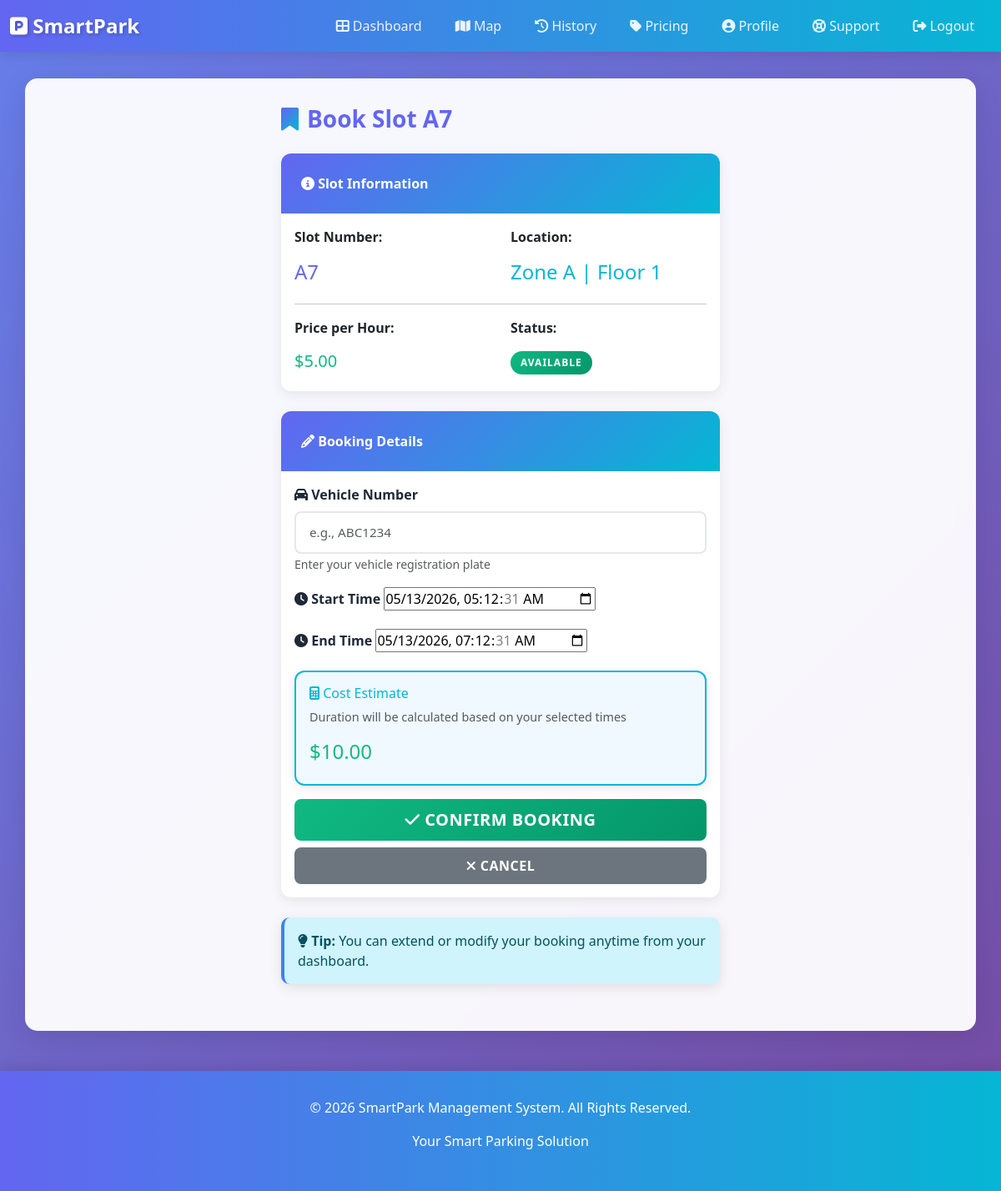
The page /book/7/ (signed in) on the database its author committed.
### parking_app/models.py (models this page shows, shortened)
class ParkingSlot(models.Model):
    ZONE_CHOICES = [
        ('A', 'Zone A'),
        ('B', 'Zone B'),
        ('C', 'Zone C'),
        ('D', 'Zone D'),
    ]
    slot_number = models.CharField(max_length=10, unique=True)
    zone = models.CharField(max_length=1, choices=ZONE_CHOICES, default='A')
    is_available = models.BooleanField(default=True)
    floor = models.IntegerField(default=1)
    price_per_hour = models.DecimalField(max_digits=5, decimal_places=2, default=5.00)
    created_at = models.DateTimeField(auto_now_add=True)
    class Meta:
        ordering = ['zone', 'floor', 'slot_number']

### parking_app/views.py (the view)
# urls.py: path('book/<int:slot_id>/', views.book_slot, name='book_slot'),
@login_required
def book_slot(request, slot_id):
    slot = get_object_or_404(ParkingSlot, id=slot_id)
    if not slot.is_available:
        messages.error(request, "Slot is not available.")
        return redirect('dashboard')
    if request.method == 'POST':
        form = BookingForm(request.POST)
        if form.is_valid():
            booking = form.save(commit=False)
            booking.user = request.user
            booking.slot = slot
            booking.status = 'active'
            hours = (booking.end_time - booking.start_time).total_seconds() / 3600
            booking.amount_paid = float(slot.price_per_hour) * max(1, hours)
            booking.save()
            slot.is_available = False
            slot.save()
            messages.success(request, f"Slot {slot.slot_number} booked successfully!")
            return redirect('booking_detail', booking_id=booking.id)
    else:
        form = BookingForm()
        form.fields['start_time'].initial = timezone.now()
        form.fields['end_time'].initial = timezone.now() + timedelta(hours=2)
    return render(request, 'booking.html', {'slot': slot, 'form': form})

### parking_app/views.py
class BookingForm(forms.ModelForm):
    class Meta:
        model = Booking
        fields = ['vehicle_number', 'start_time', 'end_time']
        widgets = {
            'start_time': forms.DateTimeInput(attrs={'type': 'datetime-local'}),
            'end_time': forms.DateTimeInput(attrs={'type': 'datetime-local'}),
        }

### templates/booking.html (shortened to what this page needs)
{% extends 'base.html' %}
{% block content %}
<div class="row justify-content-center">
    <div class="col-lg-6">
        <h2 class="section-title mb-4">
            <i class="fas fa-bookmark"></i> Book Slot {{ slot.slot_number }}
        </h2>
        <div class="card mb-4">
            <div class="card-header">
                <i class="fas fa-info-circle"></i> Slot Information
            </div>
            <div class="card-body">
                <div class="row">
                    <div class="col-md-6">
                        <p><strong>Slot Number:</strong></p>
                        <h4 style="color: #6366f1;">{{ slot.slot_number }}</h4>
                    </div>
                    <div class="col-md-6">
                        <p><strong>Location:</strong></p>
                        <h4 style="color: #06b6d4;">Zone {{ slot.zone }} | Floor {{ slot.floor }}</h4>
                    </div>
                </div>
                <hr>
                <div class="row">
                    <div class="col-md-6">
                        <p><strong>Price per Hour:</strong></p>
                        <h5 style="color: #10b981;">${{ slot.price_per_hour }}</h5>
                    </div>
                    <div class="col-md-6">
                        <p><strong>Status:</strong></p>
                        <span class="badge badge-success">AVAILABLE</span>
                    </div>
                </div>
            </div>
        </div>
        <div class="card">
            <div class="card-header">
                <i class="fas fa-pencil"></i> Booking Details
            </div>
            <div class="card-body">
                <form method="post">
                    <div class="mb-3">
                        <label for="vehicle_number" class="form-label">
                            <i class="fas fa-car"></i> Vehicle Number
                        </label>
                        <input type="text" class="form-control" id="vehicle_number" name="vehicle_number"
                               placeholder="e.g., ABC1234" required maxlength="20">
                        <small class="text-muted">Enter your vehicle registration plate</small>
                    </div>
                    <div class="mb-3">
                        <label for="start_time" class="form-label">
                            <i class="fas fa-clock"></i> Start Time
                        </label>
                        {{ form.start_time }}
                    </div>
                    <div class="mb-3">
                        <label for="end_time" class="form-label">
                            <i class="fas fa-clock"></i> End Time
                        </label>
                        {{ form.end_time }}
                    </div>
                    <div class="card mb-3" style="background: #f0f9ff; border: 2px solid #06b6d4;">
                        <div class="card-body">
                            <h6 style="color: #06b6d4;"><i class="fas fa-calculator"></i> Cost Estimate</h6>
                            <p class="text-muted" style="font-size: 0.9rem;">Duration will be calculated based on your selected times</p>
                            <h4 id="estimated_cost" style="color: #10b981;">Calculating...</h4>
                        </div>
                    </div>
                    <div class="d-grid gap-2">
                        <button type="submit" class="btn btn-success btn-lg">
                            <i class="fas fa-check"></i> Confirm Booking
                        </button>
                        <a href="{% url 'dashboard' %}" class="btn btn-secondary">
                            <i class="fas fa-times"></i> Cancel
                        </a>
                    </div>
                </form>
            </div>
        </div>
        <div class="alert alert-info mt-4" style="border-left: 4px solid #3b82f6;">
            <i class="fas fa-lightbulb"></i>
            <strong>Tip:</strong> You can extend or modify your booking anytime from your dashboard.
        </div>
    </div>
</div>
{% endblock %}

### templates/base.html (style rules this page uses)
:root { --primary: #6366f1; --secondary: #06b6d4; --success: #10b981; --danger: #ef4444; --warning: #f59e0b; --info: #3b82f6; --dark: #1f2937; --light: #f3f4f6; }
* { margin: 0; padding: 0; box-sizing: border-box; }
body { font-family: 'Segoe UI', Tahoma, Geneva, Verdana, sans-serif; background: linear-gradient(135deg, #667eea 0%, #764ba2 100%); min-height: 100vh; background-attachment: fixed; }
.alert { border: none; border-radius: 10px; margin-bottom: 1.5rem; box-shadow: 0 4px 15px rgba(0,0,0,0.1); }
.btn { border: none; border-radius: 8px; font-weight: 600; padding: 10px 24px; transition: all 0.3s ease; text-transform: uppercase; letter-spacing: 0.5px; }
.btn-success { background: linear-gradient(135deg, #10b981 0%, #059669 100%); }
.card { border: none; border-radius: 12px; box-shadow: 0 4px 15px rgba(0,0,0,0.08); transition: all 0.3s ease; overflow: hidden; background: white; }
.card-header { background: linear-gradient(135deg, var(--primary) 0%, var(--secondary) 100%); color: white; border: none; font-weight: 600; padding: 1.5rem; }
.badge { padding: 8px 12px; border-radius: 20px; font-weight: 600; text-transform: uppercase; font-size: 0.75rem; letter-spacing: 1px; }
.badge-success { background: linear-gradient(135deg, #10b981 0%, #059669 100%); color: white; }
.form-control, .form-select { border-radius: 8px; border: 2px solid #e5e7eb; padding: 12px 16px; transition: all 0.3s ease; font-size: 0.95rem; }
.form-label { font-weight: 600; color: var(--dark); margin-bottom: 8px; }
.section-title { color: var(--primary); font-weight: 700; font-size: 1.75rem; margin-bottom: 1.5rem; display: flex; align-items: center; gap: 10px; }
.section-title i { background: linear-gradient(135deg, var(--primary) 0%, var(--secondary) 100%); -webkit-background-clip: text; -webkit-text-fill-color: transparent; background-clip: text; }

### rows shown on the page
ParkingSlot: slot_number "A7", zone "A", floor "1", price_per_hour "5.00"
